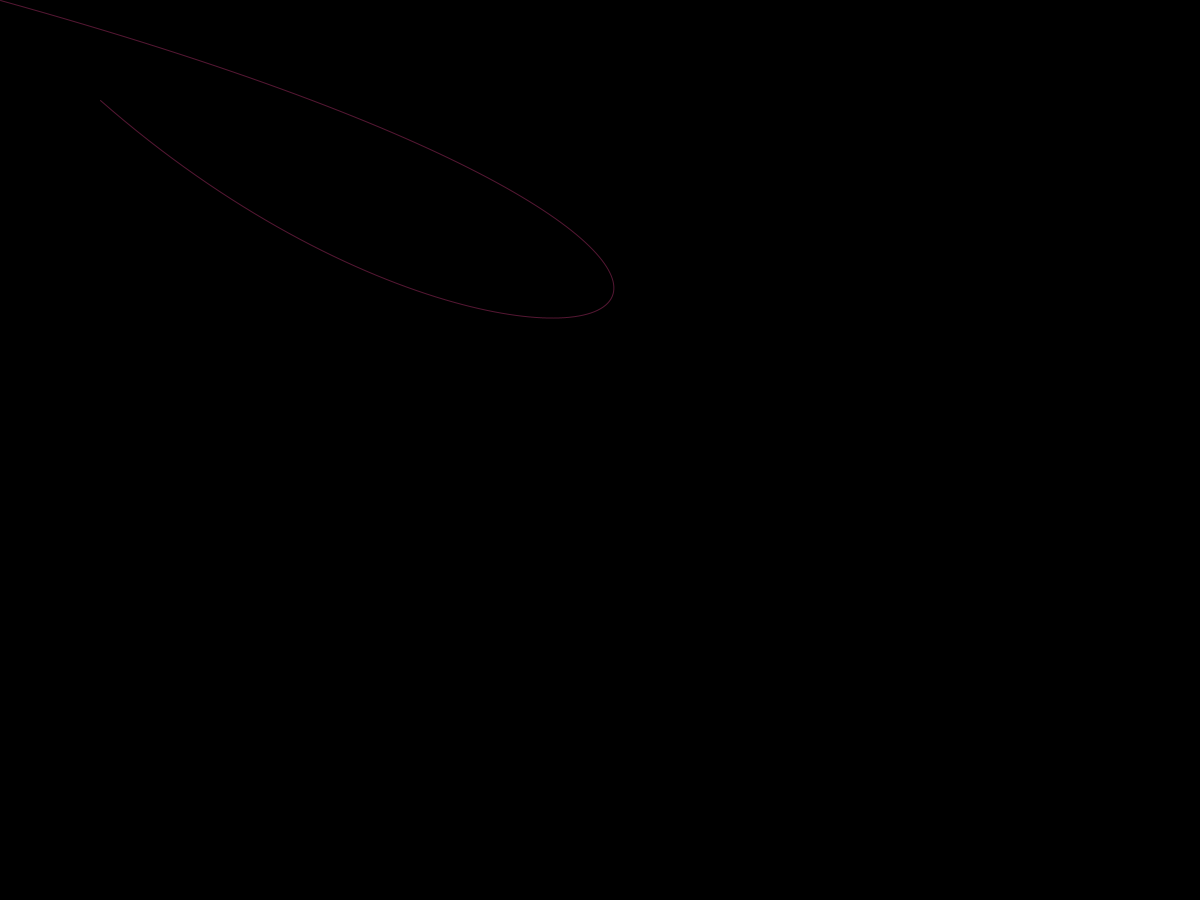
Frame 1 (no input)
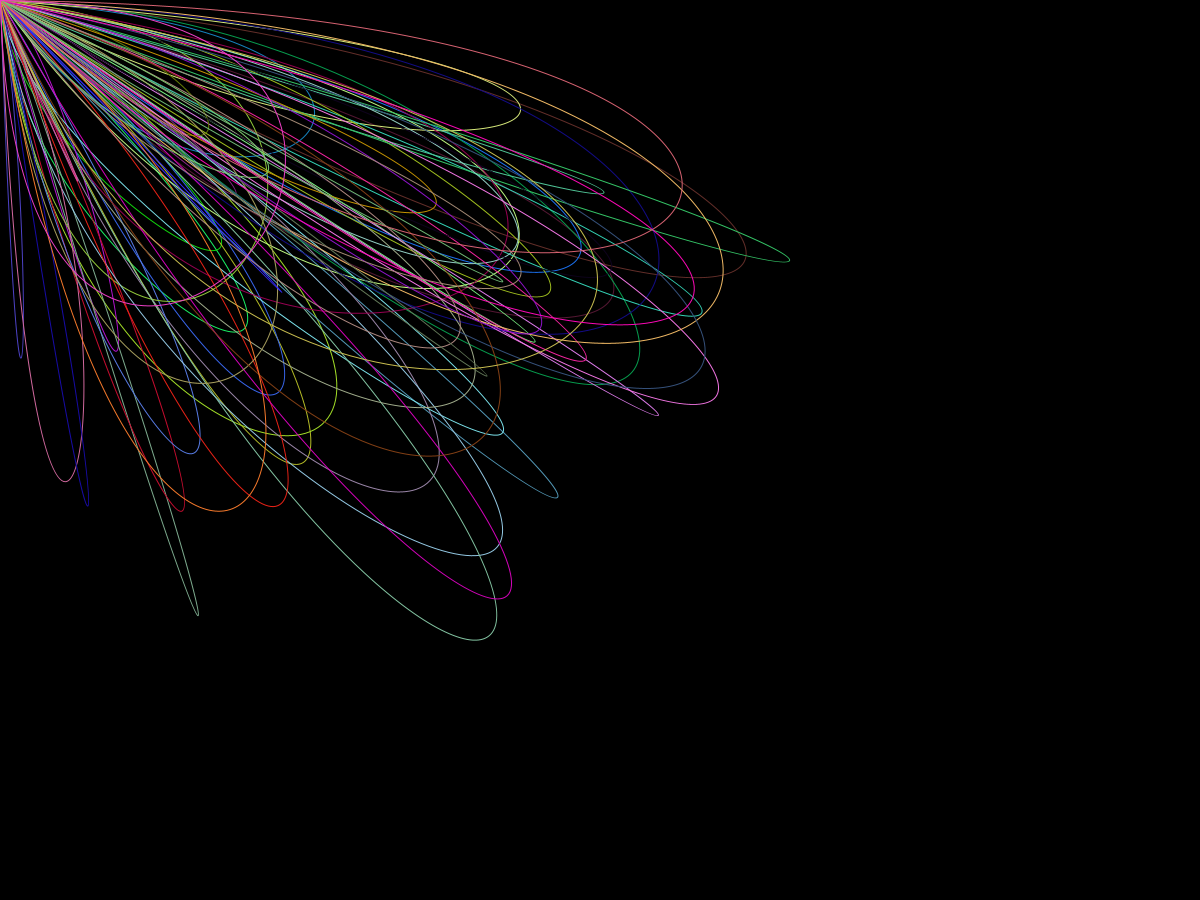
Frame 60 (the mouse pressed at the canvas centre just before this capture)
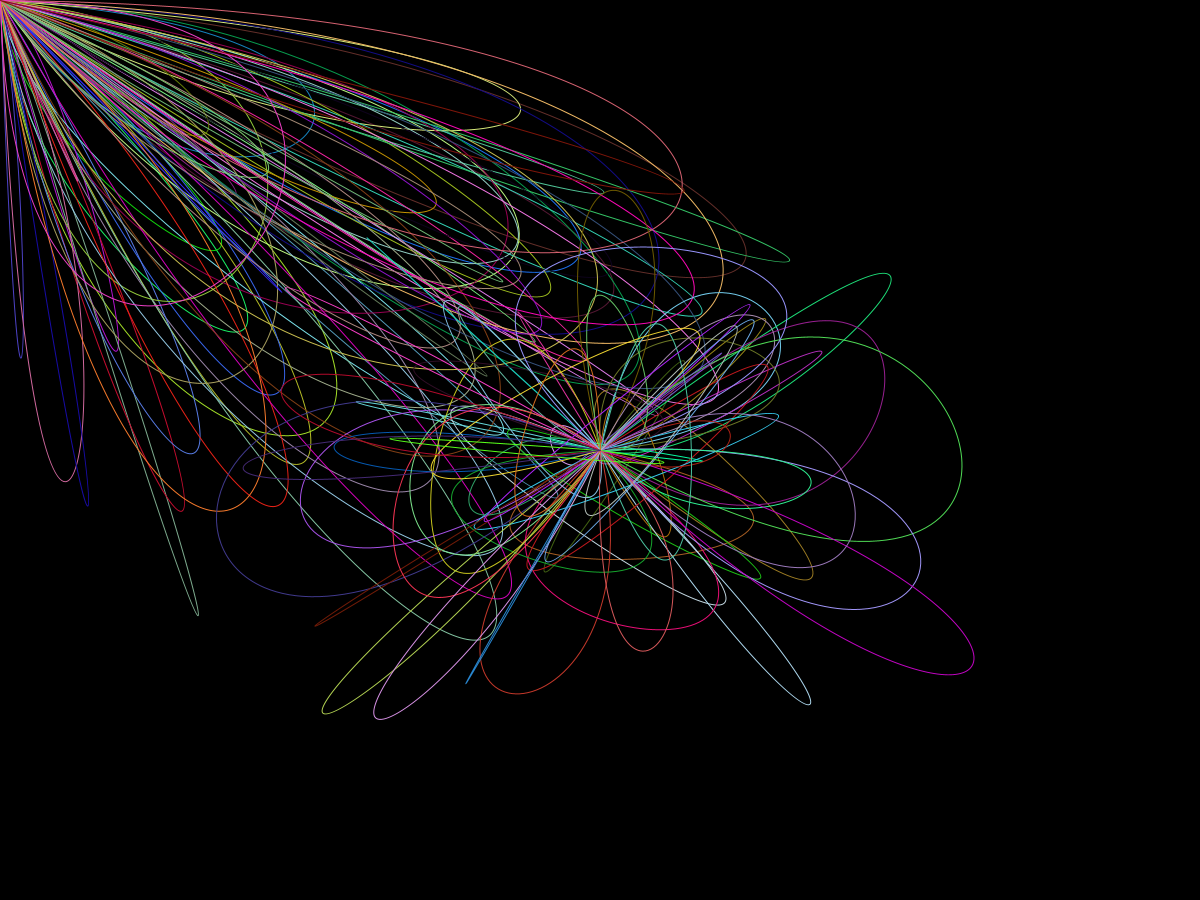
Frame 120 (the mouse held since frame 60 and released just before this capture)

The Processing sketch that drew these frames (run headless with seeded random() and noise(); from frame 60 on, the mouse is pressed at the canvas centre):

// Processing sketch: petals_linees
// ── petals_linees.pde
 petal pet;
   PVector a = new PVector(0,0);
   PVector z = new PVector(width,height);
 float x1, y1, x2, y2, x3, y3, x4, y4; 
  PVector vec = new PVector(mouseX, mouseY);
  void setup(){
   size(1200,900);
  x1=0;
  y1=0;
  x2=100;
  y2=200;
  x3= 300;
  y3= 400;
  x4= 600;
  y4 = 100;
  background(0);
 
           pet = new petal(a,z,2);
  }
  void draw(){
    
    vec.set(mouseX, mouseY);
    pet.dibuixar();
    //pet.p_fin.sub(noise(-mouseX),noise( -mouseY));
    pet.p_ini.set(mouseX, mouseY);
     pet.p_fin.set(mouseX, mouseY);
    if(x1>200){
    background(0);
   
    x1=0;
    }
   
    x1++;
  }
// ── petal.pde
class petal{
  // variables; punt inicial punt final punts mig
  PVector p_ini =new PVector();
  PVector p_fin = new PVector();
  float punts;
 PVector[] Pt = new PVector[int(punts)] ;
  float a = 0;
  float b = 0;
  int i=0;
  petal(PVector tp_ini, PVector tp_fin,  float  tpunts){
   p_ini = tp_ini;
   p_fin = tp_fin ;
   punts = tpunts;
   
 PVector[] Pt = new PVector[int(punts)] ;
      for(int i = 0; i<Pt.length; i++){
        float a = random(p_ini.x,p_fin.x);
         float b = random(p_ini.y,p_fin.y) ;
         Pt[i]= new PVector();
         Pt[i].set(a,b);
     
      // bezier(p_ini.x, p_ini.y, Pt[i].x, Pt[i].y ,Pt[i+1].x, Pt[i+1].y , p_fin.x, p_fin.y);
    };
   
      //  println(Pt[0]);
          println(p_ini);
       println(p_fin);
         println(punts);
         
   
     
  }
  
  void dibuixar(){
 float puntX1=random(width);
  float puntY1=random(height);
   float puntX2=random(width);
    float puntY2=random(height);
    i=0;
   noFill();
   stroke(random(0, 255), random(0, 255), random(0, 255));
     bezier(p_ini.x, p_ini.y, puntX1, puntY1 ,puntX2, puntY2 , p_fin.x, p_fin.y);
    
   
 
   
  }
  
 void  comprovarPunts(){
    
  }
  
  
  
  
}
